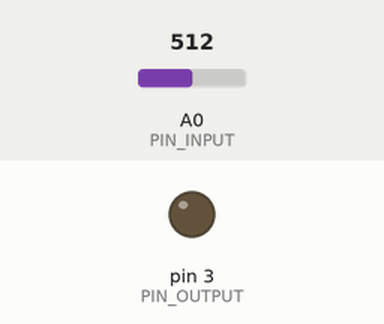
This sketch was run on a simulated Arduino Uno, built with avr-gcc and run on an emulated ATmega328P. Shown: output pins drawn as LEDs (lit = HIGH). The test bench sets the inputs (shaded band); at power-on: A0 (PIN_INPUT) = 512.

Above: at 1.2 s.
1.3 s: A0 (PIN_INPUT) set to 90
At 1.85 s:
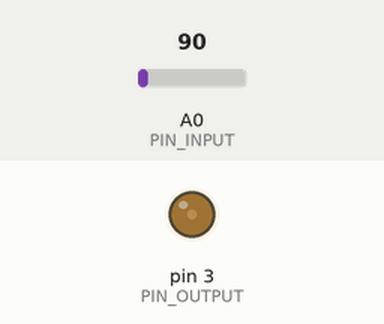
4.3 s: A0 (PIN_INPUT) set to 122
7.3 s: A0 (PIN_INPUT) set to 0
At 7.6 s:
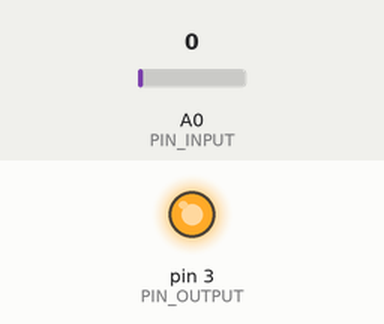
8.8 s: A0 (PIN_INPUT) set to 306
At 9.9 s:
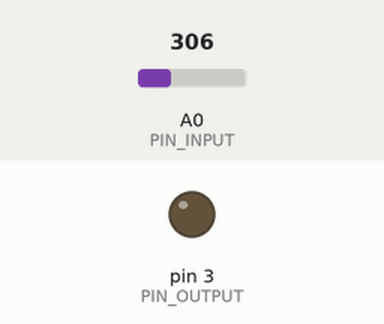
Timing chart, 0 to 11.3 s (numbered marks = the images above; inputs shaded):
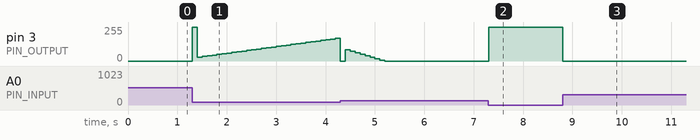

The sketch:

PID_Basic.ino
```cpp
/********************************************************
 * PID Basic Example
 * Reading analog input 0 to control analog PWM output 3
 ********************************************************/

#include <PID_v1.h>

#define PIN_INPUT 0
#define PIN_OUTPUT 3

//Define Variables we'll be connecting to
double Setpoint, Input, Output;

//Specify the links and initial tuning parameters
double Kp=2, Ki=5, Kd=1;
PID myPID(&Input, &Output, &Setpoint, Kp, Ki, Kd, DIRECT);

void setup()
{
  //initialize the variables we're linked to
  Input = analogRead(PIN_INPUT);
  Setpoint = 100;

  //turn the PID on
  myPID.SetMode(AUTOMATIC);
}

void loop()
{
  Input = analogRead(PIN_INPUT);
  myPID.Compute();
  analogWrite(PIN_OUTPUT, Output);
}
```

Measured:
- after the input at 1.3 s, pin 3 (PIN_OUTPUT): 0/255 → 255/255 at once, → 30/255 0.10 s later, → 35/255 0.10 s later, → 40/255 0.10 s later, … (30 changes in this stretch)
- after the input at 7.3 s, pin 3 (PIN_OUTPUT): 0/255 → 255/255 at once
- after the input at 8.8 s, pin 3 (PIN_OUTPUT): 255/255 → 0/255 at once
